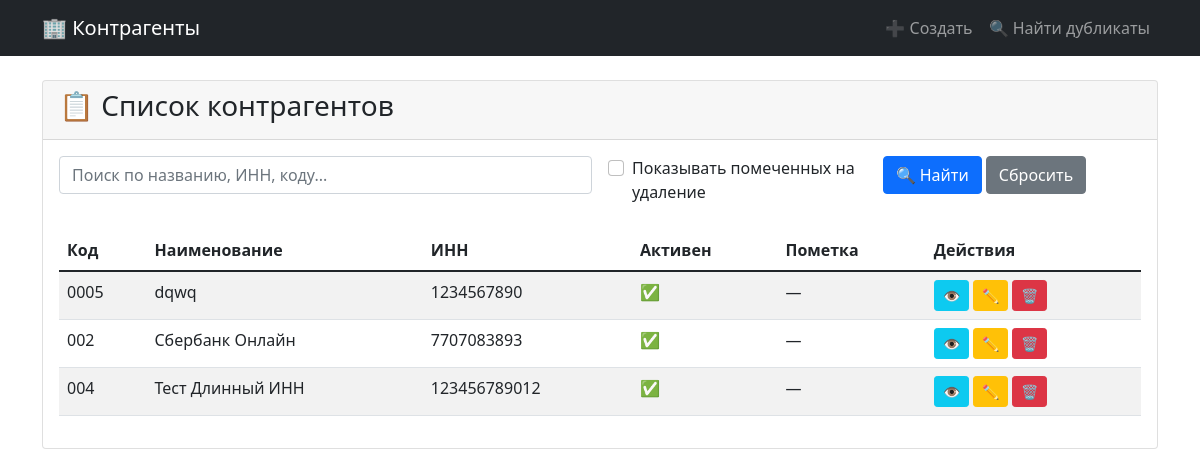
The page / on the database its author committed.
### counterparties/models.py (models this page shows, shortened)
class Counterparty(models.Model):
    code = models.CharField('Код контрагента', max_length=20, unique=True)
    name = models.CharField('Наименование', max_length=200)
    short_name = models.CharField('Краткое наименование', max_length=100, blank=True)
    inn = models.CharField(
        'ИНН', max_length=12,
        validators=[RegexValidator(r'^\d{10}$|^\d{12}$', '10 или 12 цифр')],
        help_text='10 или 12 цифр'
    )
    kpp = models.CharField('КПП', max_length=9, blank=True)
    ogrn = models.CharField('ОГРН', max_length=13, blank=True)
    legal_address = models.TextField('Юридический адрес', blank=True)
    actual_address = models.TextField('Фактический адрес', blank=True)
    phone = models.CharField('Телефон', max_length=20, blank=True)
    email = models.EmailField('Email', blank=True)
    is_active = models.BooleanField('Активен', default=True)
    is_marked_for_deletion = models.BooleanField('Помечен на удаление', default=False)
    comment = models.TextField('Комментарий', blank=True)
    created_at = models.DateTimeField('Дата создания', auto_now_add=True)
    updated_at = models.DateTimeField('Дата обновления', auto_now=True)
    class Meta:
        verbose_name = 'Контрагент'
        verbose_name_plural = 'Контрагенты'
        ordering = ['name']

### counterparties/views.py (the view)
# urls.py: path('', views.counterparty_list, name='counterparty_list'),
def counterparty_list(request):
    query = request.GET.get('q', '')
    show_deleted = request.GET.get('show_deleted', '')
    counterparties = Counterparty.objects.all()
    if query:
        counterparties = counterparties.filter(
            Q(name__icontains=query) | Q(inn__icontains=query) | Q(code__icontains=query)
        )
    if not show_deleted:
        counterparties = counterparties.filter(is_marked_for_deletion=False)
    paginator = Paginator(counterparties, 20)
    page_obj = paginator.get_page(request.GET.get('page'))
    return render(request, 'counterparties/counterparty_list.html', {
        'page_obj': page_obj,
        'query': query,
        'show_deleted': show_deleted,
    })

### counterparties/templates/counterparties/counterparty_list.html (shortened to what this page needs)
{% extends 'counterparties/base.html' %}
{% block content %}
<div class="card">
    <div class="card-header"><h3>📋 Список контрагентов</h3></div>
    <div class="card-body">
        <form method="get" class="row g-3 mb-4">
            <div class="col-md-6">
                <input type="text" name="q" class="form-control" placeholder="Поиск по названию, ИНН, коду..." value="{{ query }}">
            </div>
            <div class="col-md-3">
                <div class="form-check">
                    <input type="checkbox" name="show_deleted" class="form-check-input" id="show_deleted" {% if show_deleted %}checked{% endif %}>
                    <label class="form-check-label" for="show_deleted">Показывать помеченных на удаление</label>
                </div>
            </div>
            <div class="col-md-3">
                <button type="submit" class="btn btn-primary">🔍 Найти</button>
                <a href="{% url 'counterparties:counterparty_list' %}" class="btn btn-secondary">Сбросить</a>
            </div>
        </form>
        <table class="table table-striped table-hover">
            <thead>
                <tr><th>Код</th><th>Наименование</th><th>ИНН</th><th>Активен</th><th>Пометка</th><th>Действия</th></tr>
            </thead>
            <tbody>
                {% for c in page_obj %}
                <tr {% if c.is_marked_for_deletion %}class="table-danger"{% endif %}>
                    <td>{{ c.code }}</td><td>{{ c.name }}</td><td>{{ c.inn }}</td>
                    <td>{% if c.is_active %}✅{% else %}❌{% endif %}</td>
                    <td>{% if c.is_marked_for_deletion %}🗑️{% else %}—{% endif %}</td>
                    <td>
                        <a href="{% url 'counterparties:counterparty_detail' c.pk %}" class="btn btn-sm btn-info">👁️</a>
                        <a href="{% url 'counterparties:counterparty_edit' c.pk %}" class="btn btn-sm btn-warning">✏️</a>
                        {% if not c.is_marked_for_deletion %}
                        <a href="{% url 'counterparties:counterparty_delete' c.pk %}" class="btn btn-sm btn-danger">🗑️</a>
                        {% endif %}
                    </td>
                </tr>
                {% empty %}
                <tr><td colspan="6" class="text-center">Нет контрагентов</td></tr>
                {% endfor %}
            </tbody>
        </table>
    </div>
</div>
{% endblock %}

### rows shown on the page
Counterparty: code "0005", name "dqwq", inn "1234567890"
Counterparty: code "002", name "Сбербанк Онлайн", inn "7707083893"
Counterparty: code "004", name "Тест Длинный ИНН", inn "123456789012"
